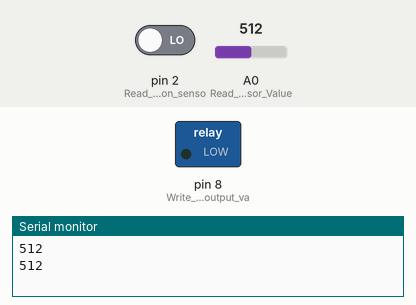
This sketch was run on a simulated Arduino Uno, built with avr-gcc and run on an emulated ATmega328P. Parts: switched loads named in the sketch (green lamp = pin HIGH), the last lines printed to the serial monitor. The test bench sets the inputs (shaded band); at power-on: pin 2 (Read_the_PIR_motion_senso) LOW, A0 (Read_the_LDR_sensor_Value) = 512.

Above: at 1.8 s.
1.9 s: pin 2 (Read_the_PIR_motion_senso) driven HIGH
At 2.8 s:
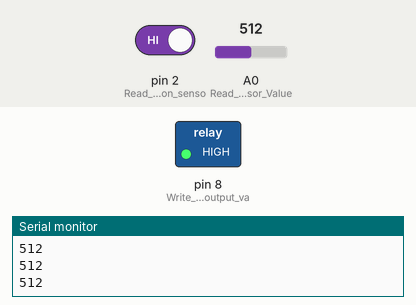
3.5 s: pin 2 (Read_the_PIR_motion_senso) driven LOW
At 7.8 s:
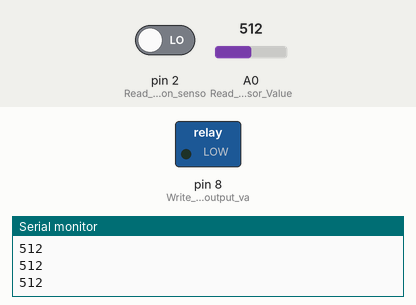
Timing chart, 0 to 9.3 s (numbered marks = the images above; inputs shaded):
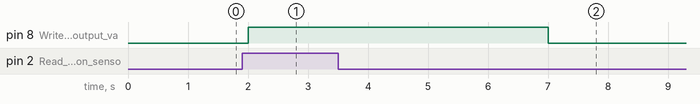

The sketch:

room_lighting_system1.ino
```cpp
int LightSensorVal = 0; //Input Sensor
int PIRSensorVal = 0;   //Input Sensor
int RelayOutputVal = 0;  //Output Relay

void setup()
{
  pinMode(A0, INPUT); // Read the LDR sensor Value digital Input
  pinMode(2, INPUT);  // Read the PIR motion sensor value digital Input
  pinMode(8, OUTPUT); // Write the Relay output value, digital output
  Serial.begin(9600);

}

void loop()
{
  LightSensorVal = analogRead(A0);
  PIRSensorVal = digitalRead(2);
  RelayOutputVal = 8;
  Serial.println(LightSensorVal);
  if (LightSensorVal < 600) {
    if (PIRSensorVal == HIGH) {
      digitalWrite(8, HIGH);
      delay(5000); // Wait for 5000 millisecond(s)
    } else {
      digitalWrite(8, LOW);
      delay(1000); // Wait for 1000 millisecond(s)
    }
  } else {
    digitalWrite(8, LOW);
    delay(300); // Wait for 300 millisecond(s)
  }
}
```

Measured:
- after the input at 1.9 s, pin 8 (Write_the_Relay_output_va): LOW → HIGH after 0.10 s
- after the input at 3.5 s, pin 8 (Write_the_Relay_output_va): HIGH → LOW after 3.5 s
